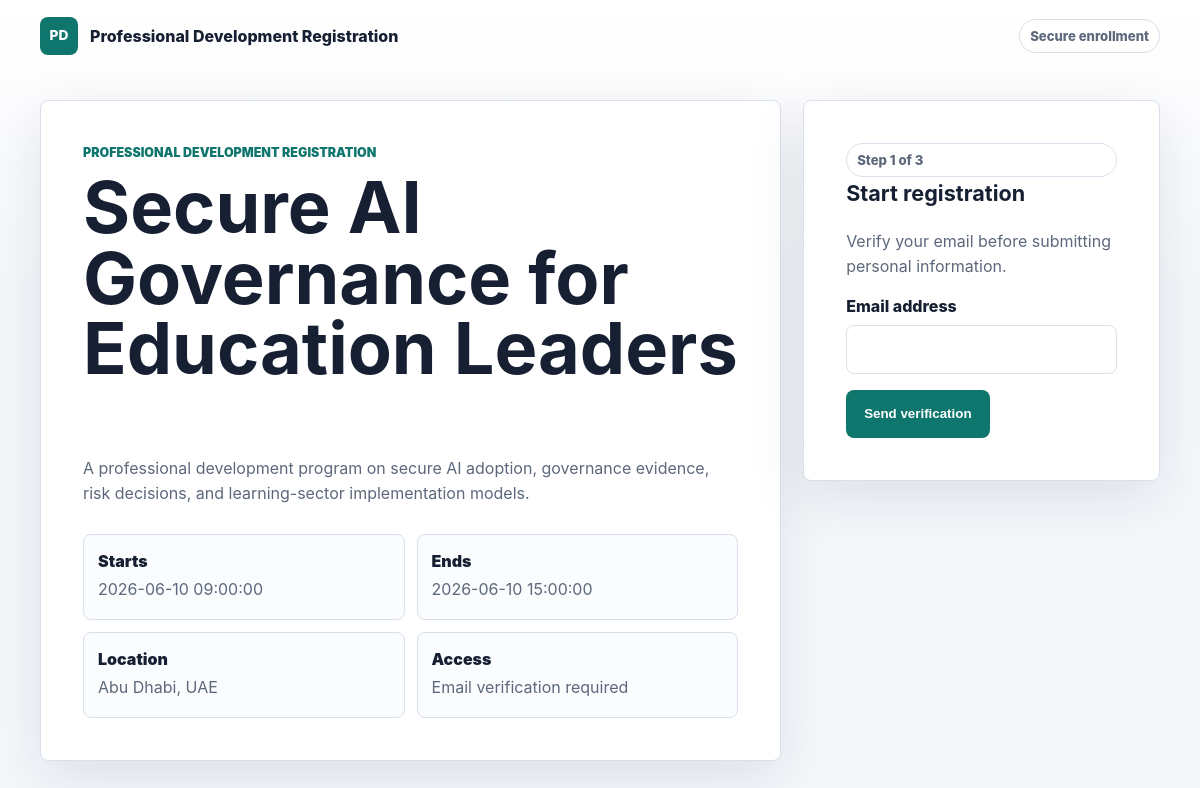
Before: /e/secure-ai-governance with the older database file.
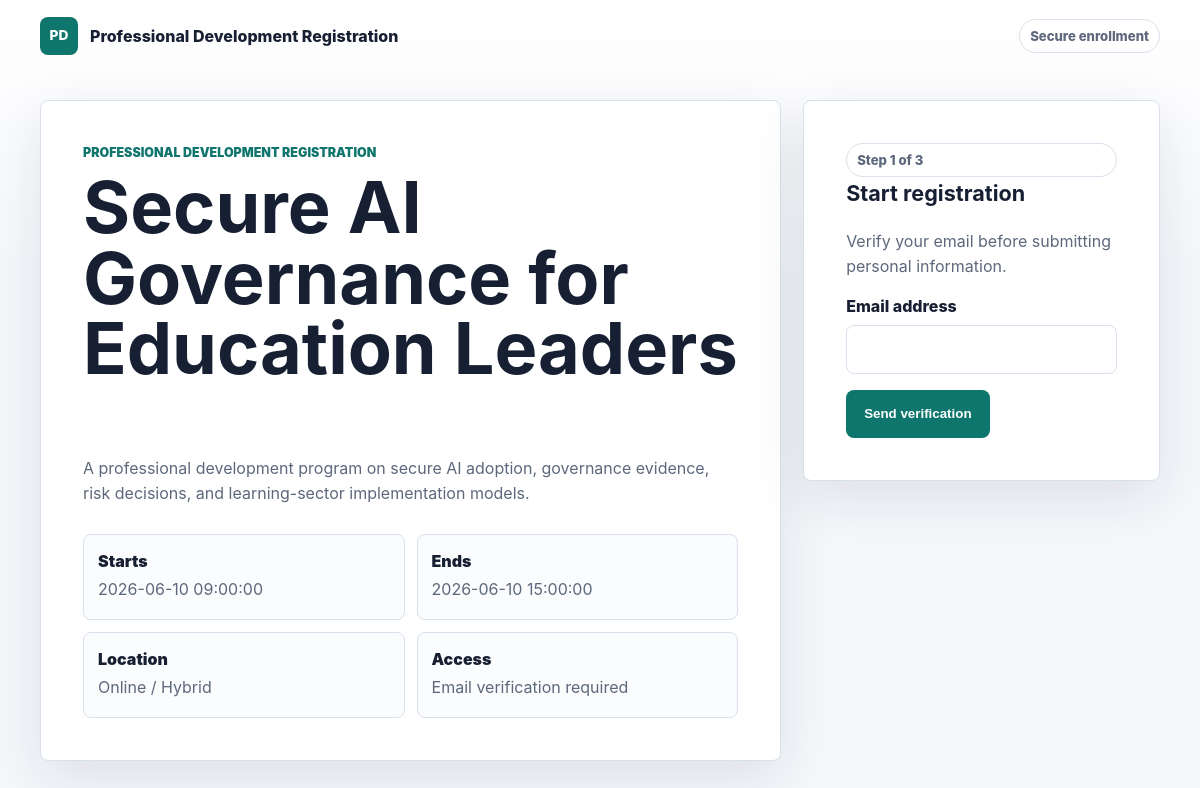
After: the same page with the newer database file.
### tables this page shows
CREATE TABLE IF NOT EXISTS events (
  id BIGINT UNSIGNED AUTO_INCREMENT PRIMARY KEY,
  slug VARCHAR(140) NOT NULL UNIQUE,
  title VARCHAR(255) NOT NULL,
  summary TEXT NULL,
  start_at DATETIME NOT NULL,
  end_at DATETIME NOT NULL,
  timezone VARCHAR(80) NOT NULL DEFAULT 'UTC',
  location VARCHAR(255) NULL,
  custom_fields JSON NOT NULL,
  allowed_domains JSON NOT NULL,
  instant_approval TINYINT(1) NOT NULL DEFAULT 1,
  requires_payment TINYINT(1) NOT NULL DEFAULT 0,
  moodle_course_ids JSON NOT NULL,
  moodle_cohort_ids JSON NOT NULL,
  thank_you_message TEXT NULL,
  status ENUM('draft','published','archived') NOT NULL DEFAULT 'draft',
  created_at DATETIME NOT NULL DEFAULT CURRENT_TIMESTAMP,
  updated_at DATETIME NOT NULL DEFAULT CURRENT_TIMESTAMP ON UPDATE CURRENT_TIMESTAMP,
  INDEX idx_events_status_start (status, start_at)
);

### src/Http/Router.php (called while the page is built, shortened)
<?php
final class Router
{
    private array $routes = [];
    private function add(string $method, string $pattern, callable $handler): void
    {
        $this->routes[] = [$method, $this->compile($pattern), $handler];
    }
    public function dispatch(Request $request): Response
    {
        foreach ($this->routes as [$method, $regex, $handler]) {
            if (preg_match($regex, $request->path, $matches)) {
                $params = array_filter($matches, 'is_string', ARRAY_FILTER_USE_KEY);
                return $handler($request, $params);
            }
        }
        return Response::json(['message' => 'Route not found'], 404);
    }
    private function compile(string $pattern): string
    {
        $pattern = '/' . trim($pattern, '/');
        $regex = preg_replace('#\{([a-zA-Z_][a-zA-Z0-9_]*)\}#', '(?P<$1>[^/]+)', $pattern);
        return '#^' . $regex . '$#';
    }
}

### src/Repository/EventRepository.php (called while the page is built, shortened)
<?php
final class EventRepository
{
    public function findActiveBySlug(string $slug): ?array
    {
        $stmt = $this->db->prepare('SELECT * FROM events WHERE slug = :slug AND status = "published" LIMIT 1');
        $stmt->execute(['slug' => $slug]);
        $event = $stmt->fetch();
        return $event ? $this->hydrate($event) : null;
    }
    private function hydrate(array $event): array
    {
        foreach (['custom_fields', 'allowed_domains', 'moodle_course_ids', 'moodle_cohort_ids'] as $field) {
            $event[$field] = Json::decode($event[$field] ?? '[]', []);
        }
        return $event;
    }
}

### src/bootstrap.php (called while the page is built, shortened)
<?php
spl_autoload_register(function (string $class): void {
    $prefix = 'Pdrs\\';
    $relative = str_replace('\\', DIRECTORY_SEPARATOR, substr($class, strlen($prefix)));
    $file = __DIR__ . DIRECTORY_SEPARATOR . $relative . '.php';
});

### public/index.php (the view, shortened to what the rows shown need)
<?php
require __DIR__ . '/../src/bootstrap.php';
$db = Database::connection();
$crypto = new CryptoService(AppConfig::appKey());
$events = new EventRepository($db);
$registrationRepository = new RegistrationRepository($db);
$notificationService = new NotificationService();
$csrf = new CsrfService();
$forms = new EventFormService();
$verifications = new VerificationService(
    new VerificationRepository($db),
    $crypto,
    $notificationService
);
$provisioning = new ProvisioningService(
    $registrationRepository,
    new FieldMapper(),
    new MoodleClient(),
    $notificationService
);
$registrations = new RegistrationService(
    $registrationRepository,
    $crypto,
    new ApprovalService(),
    $provisioning,
    $notificationService
);
$rateLimiter = new RateLimiter(new RateLimitRepository($db), $crypto);
$audit = new AuditLogger(new AuditRepository($db), $crypto);
$router = new Router();
$router->get('/health', fn (): Response => Response::json(['status' => 'ok', 'service' => 'pdrs']));
$router->get('/readiness', function () use ($db): Response {
    $result = (new ReadinessService($db))->check();
    return Response::json($result, $result['status'] === 'ready' ? 200 : 503);
});
$router->get('/ops/metrics', function (Request $request) use ($db): Response {
    if (!OperationsGuard::authorized($request)) {
        return Response::json(['message' => 'Unauthorized'], 401);
    }
    return Response::json([
        'service' => 'pdrs',
        'generated_at' => gmdate('c'),
        'metrics' => (new MetricsRepository($db))->snapshot(),
    ]);
});
$router->get('/', function (): Response {
    $body = <<<HTML
<section class="hero-panel">
  <div>
    <p class="eyebrow">Professional Development Registration System</p>
    <h1>Secure registration and learning platform enrollment for institutional programs.</h1>
    <p>A controlled registration foundation for professional development events, identity verification, approval workflows, and Moodle provisioning.</p>
    <a class="button-link" href="/e/secure-ai-governance">Open demo event</a>
  </div>
  <div class="status-panel" aria-label="Platform capabilities">
    <span>Verified identity first</span>
    <span>Encrypted registration data</span>
    <span>Approval and provisioning controls</span>
  </div>
</section>
<section class="capability-grid">
  <article><strong>Email verification</strong><span>OTP and signed-link confirmation before records are created.</span></article>
  <article><strong>Approval rules</strong><span>Domain allow-lists, payment checks, and event-specific policies.</span></article>
  <article><strong>Moodle automation</strong><span>User creation, course enrollment, and cohort assignment.</span></article>
  <article><strong>Operational control</strong><span>Audit logs, rate limits, readiness checks, and retry utilities.</span></article>
</section>
<section class="process-strip" aria-label="Registration process">
  <div><span>1</span>Verify email</div>
  <div><span>2</span>Complete registration</div>
  <div><span>3</span>Apply approval policy</div>
  <div><span>4</span>Provision learning access</div>
</section>
HTML;
    return new Response(View::render('Professional Development Registration System', $body));
});
$router->get('/e/{slug}', function (Request $request, array $params) use ($events, $csrf, $forms): Response {
    $event = $events->findActiveBySlug($params['slug']);
    if (!$event) {
        return Response::json(['message' => 'Event not found'], 404);
    }
    return new Response(View::render($event['title'], renderEventPage($event, $csrf, $forms)));
});
$router->post('/e/{slug}/verify', function (Request $request, array $params) use ($events, $rateLimiter, $verifications, $audit, $csrf): Response {
    $event = $events->findActiveBySlug($params['slug']);
    if (!$event) {
        return Response::json(['message' => 'Event not found'], 404);
    }
    if (!$csrf->validate($request)) {
        return Response::json(['message' => 'The registration session has expired. Please refresh and try again.'], 419);
    }
    $email = strtolower(trim((string) $request->input('email')));
    if (!filter_var($email, FILTER_VALIDATE_EMAIL)) {
        return Response::json(['message' => 'A valid email address is required.'], 422);
    }
    if (!$rateLimiter->allow($request, 'email-verification', $email)) {
        $audit->record('verification.rate_limited', $request, ['entity_type' => 'event', 'entity_id' => $event['id']]);
        return Response::json(['message' => 'Too many verification attempts. Please try again later.'], 429);
    }
    $verifications->issue($event, $email, $request);
    $audit->record('verification.issued', $request, ['entity_type' => 'event', 'entity_id' => $event['id']]);
    return new Response(View::render('Verification sent', renderOtpForm($event, $email, $csrf)));
});
$router->post('/e/{slug}/otp', function (Request $request, array $params) use ($events, $verifications, $audit, $rateLimiter, $csrf, $forms): Response {
    $event = $events->findActiveBySlug($params['slug']);
    if (!$event) {
        return Response::json(['message' => 'Event not found'], 404);
    }
    if (!$csrf->validate($request)) {
        return Response::json(['message' => 'The registration session has expired. Please refresh and try again.'], 419);
    }
    $email = strtolower(trim((string) $request->input('email')));
    if (!$rateLimiter->allow($request, 'otp-verification', $email)) {
        $audit->record('otp.rate_limited', $request, ['entity_type' => 'event', 'entity_id' => $event['id']]);
        return Response::json(['message' => 'Too many verification attempts. Please try again later.'], 429);
    }
    $otp = trim((string) $request->input('otp'));
    $challenge = $verifications->verifyOtp((int) $event['id'], $email, $otp);
    if (!$challenge) {
        $audit->record('verification.failed', $request, ['entity_type' => 'event', 'entity_id' => $event['id']]);
        return Response::json(['message' => 'Verification failed.'], 422);
    }
    $audit->record('verification.completed', $request, ['entity_type' => 'verification', 'entity_id' => $challenge['id']]);
    return new Response(View::render('Complete registration', renderRegistrationForm($event, $challenge, $csrf, $forms)));
});
$router->get('/verify', function (Request $request) use ($events, $verifications, $audit, $csrf, $forms): Response {
    $token = (string) $request->input('token');
    $challenge = $verifications->verifyToken($token);
    if (!$challenge) {
        return Response::json(['message' => 'Verification link is invalid or expired.'], 422);
    }
    $event = $events->findById((int) $challenge['event_id']);
    if (!$event) {
        return Response::json(['message' => 'Event not found'], 404);
    }
    $audit->record('verification.completed', $request, ['entity_type' => 'verification', 'entity_id' => $challenge['id']]);
    return new Response(View::render('Complete registration', renderRegistrationForm($event, $challenge, $csrf, $forms)));
});
$router->post('/e/{slug}/register', function (Request $request, array $params) use ($events, $verifications, $registrations, $audit, $rateLimiter, $csrf, $forms): Response {
    $event = $events->findActiveBySlug($params['slug']);
    if (!$event) {
        return Response::json(['message' => 'Event not found'], 404);
    }
    if (!$csrf->validate($request)) {
        return Response::json(['message' => 'The registration session has expired. Please refresh and try again.'], 419);
    }
    $errors = $forms->registrationErrors($event, $request->post);
    if ($errors !== []) {
        return Response::json(['message' => 'Validation failed', 'errors' => $errors], 422);
    }
    $challenge = $verifications->verifiedChallenge(
        (int) $request->input('verification_id'),
        (string) $request->input('verification_signature')
    );
    if (!$challenge || (int) $challenge['event_id'] !== (int) $event['id']) {
        return Response::json(['message' => 'Verified email session is invalid.'], 422);
    }
    if (!$rateLimiter->allow($request, 'registration-submit', (string) $challenge['email'])) {
        $audit->record('registration.rate_limited', $request, ['entity_type' => 'event', 'entity_id' => $event['id']]);
        return Response::json(['message' => 'Too many registration attempts. Please try again later.'], 429);
    }
    $registration = $registrations->register($event, $challenge, $request->post);
    $audit->record('registration.created', $request, [
        'entity_type' => 'registration',
        'entity_id' => $registration['id'],
        'payload' => ['status' => $registration['status']],
    ]);
    return Response::redirect('/thank-you/' . $registration['uuid']);
});
$router->get('/thank-you/{uuid}', function (Request $request, array $params) use ($db): Response {
    $repository = new RegistrationRepository($db);
    $registration = $repository->findByUuid($params['uuid']);
    if (!$registration) {
        return Response::json(['message' => 'Registration not found'], 404);
    }
    return new Response(View::render('Registration received', renderThankYou($registration)));
});
$router->get('/calendar/{uuid}.ics', function (Request $request, array $params) use ($db): Response {
    $registration = (new RegistrationRepository($db))->findByUuid($params['uuid']);
    if (!$registration) {
        return Response::json(['message' => 'Registration not found'], 404);
    }
    $ics = (new IcsService())->build([
        'slug' => $registration['uuid'],
        'title' => $registration['event_title'],
        'summary' => 'Professional development event registration',
        'start_at' => $registration['start_at'],
        'end_at' => $registration['end_at'],
        'location' => $registration['location'],
    ]);
    return new Response($ics, 200, [
        'Content-Type' => 'text/calendar; charset=utf-8',
        'Content-Disposition' => 'attachment; filename="event.ics"',
    ]);
});
$router->dispatch(Request::capture())->send();
function renderEventPage(array $event, CsrfService $csrf, EventFormService $forms): string
{
    $summary = View::e($event['summary']);
    $title = View::e($event['title']);
    $slug = View::e($event['slug']);
    $startAt = View::e($event['start_at']);
    $endAt = View::e($event['end_at']);
    $location = View::e($event['location'] ?: 'Online');
    $csrfField = $csrf->field();
    return <<<HTML
<section class="event-layout">
  <article class="program-panel">
    <p class="eyebrow">Professional Development Registration</p>
    <h1>{$title}</h1>
    <p>{$summary}</p>
    <dl class="event-meta">
      <div><dt>Starts</dt><dd>{$startAt}</dd></div>
      <div><dt>Ends</dt><dd>{$endAt}</dd></div>
      <div><dt>Location</dt><dd>{$location}</dd></div>
      <div><dt>Access</dt><dd>Email verification required</dd></div>
    </dl>
  </article>
  <aside class="form-panel">
    <div class="step-label">Step 1 of 3</div>
    <h2>Start registration</h2>
    <p>Verify your email before submitting personal information.</p>
    <form method="post" action="/e/{$slug}/verify">
      {$csrfField}
      <label>Email address <input required type="email" name="email" autocomplete="email"></label>
      {$forms->renderCustomFields($event, false)}
      <button type="submit">Send verification</button>
    </form>
  </aside>
</section>
HTML;
}

Changed rows visible on the page:
changed events "Secure AI Governance for Education Leaders": location "Abu Dhabi, UAE" → "Online / Hybrid"
